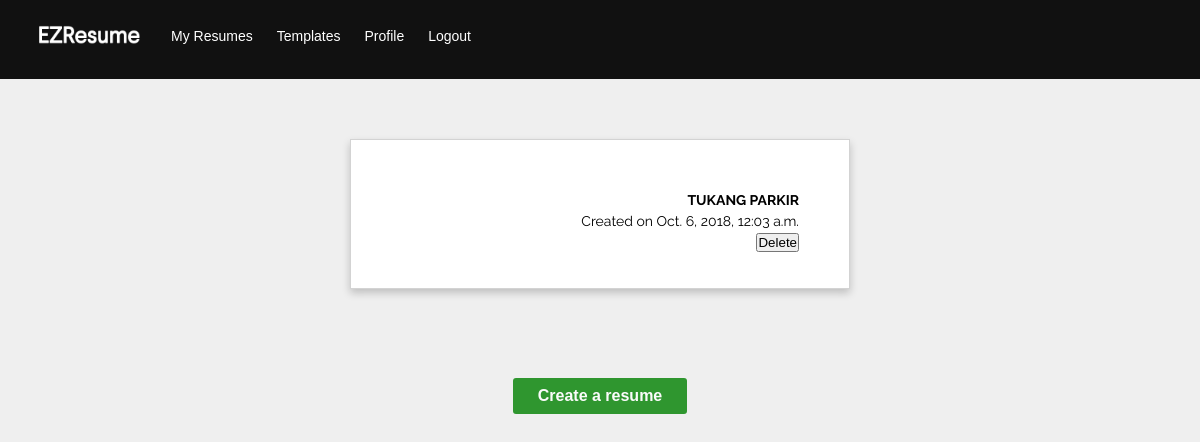
/app/ (signed in), run on an earlier commit of the app's database.
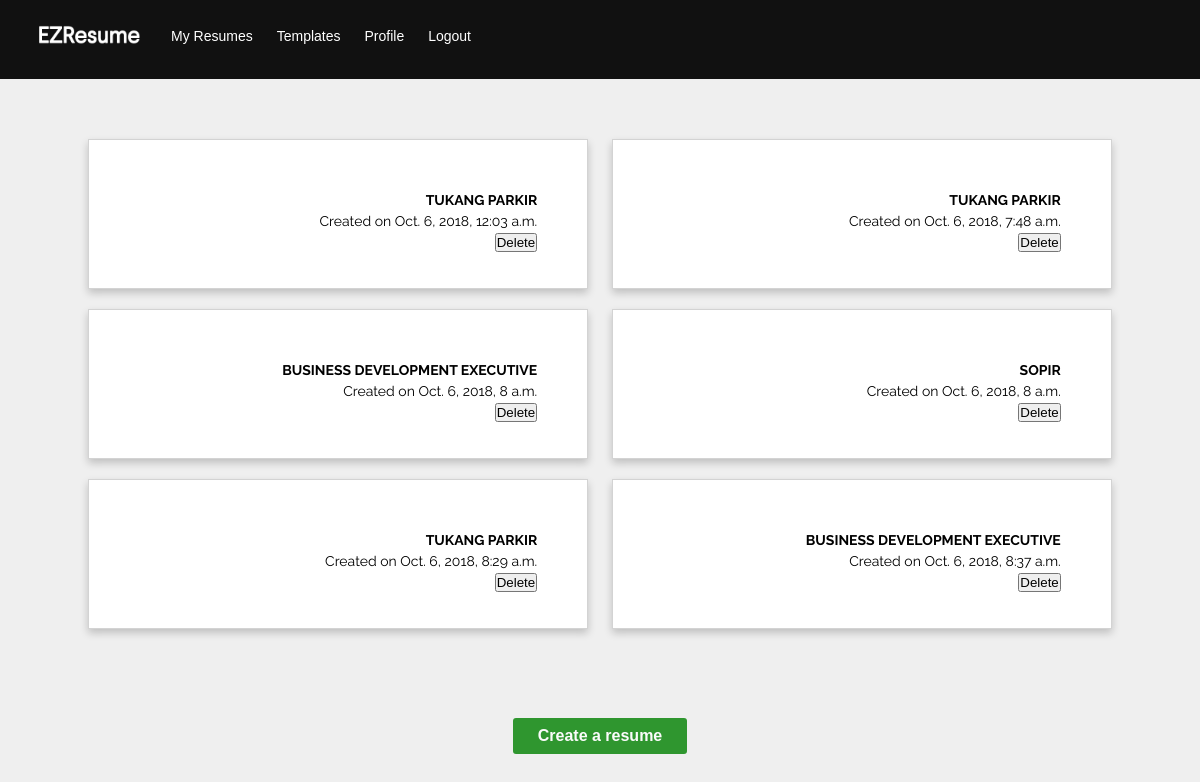
And on a later commit of the database.
### resumes/models.py (models this page shows, shortened)
class Resume(models.Model):
    name = models.CharField(max_length=255)
    created_at = models.DateTimeField(auto_now_add=True, editable=False)
    updated_at = models.DateTimeField(auto_now=True)
    user = models.ForeignKey(User, on_delete=models.CASCADE)

### resumes/views.py (the view)
# urls.py: path('', views.my_resumes, name='my-resumes'),
@login_required()
def my_resumes(request):
    resumes = Resume.objects.all()
    if request.method == 'POST':
        form = ResumeForm(request.POST)
        if form.is_valid():
            temp = form.save(commit=False)
            temp.user = request.user
            temp.save()
            messages.success(request, 'Your resume has been created!')
            return HttpResponseRedirect(reverse('resumes:edit-profile-form'))
    else:
        form = ResumeForm()
    return render(request, 'resumes/my_resumes.html', {'resumes': resumes, 'form': form})

### resumes/forms.py
class ResumeForm(forms.Form):
    name = forms.CharField(label='Resume name', max_length=255)

### resumes/templates/resumes/my_resumes.html (shortened to what this page needs)
{% extends 'resumes/layout.html' %}
{% load static %}
{% block content %}
    <div class="wrapper">
    {% for resume in resumes %}
       <div class="resume-box">
            <div class="container">
                <p class="resume-name">{{ resume.name }}</p>
                <p>Created on {{ resume.created_at }}</p>
                <form action="{% url 'resumes:delete-resume' pk=resume.id %}">
                    <input type="submit" class="confirm-delete" value="Delete" />
                </form>
            </div>
        </div>
    {% empty %}
        <div class="empty-state-box">
            <img src="{% static 'resumes/images/resume-empty-icon.png' %}" class="centered">
            <p class="empty-state-text"><b>You currently don't have any resumes.</b><br>Create one and
                start building your very first resume</p>
        </div>
    {% endfor %}
        <div class="button-box">
            <a href="{% url 'resumes:create-resume' %}" class="button">Create a resume</a>
        </div>
    </div>
{% endblock %}

What changed in the data, as far as the page shows it:
added Resume: name "TUKANG PARKIR", created_at "Oct. 6, 2018, 7:48 a.m."
added Resume: name "BUSINESS DEVELOPMENT EXECUTIVE", created_at "Oct. 6, 2018, 8 a.m."
added Resume: name "SOPIR", created_at "Oct. 6, 2018, 8 a.m."
added Resume: name "TUKANG PARKIR", created_at "Oct. 6, 2018, 8:29 a.m."
added Resume: name "BUSINESS DEVELOPMENT EXECUTIVE", created_at "Oct. 6, 2018, 8:37 a.m."
